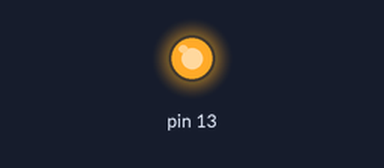
Simulated run of this sketch. Board: Arduino Uno, built with avr-gcc and run on an emulated ATmega328P. On the bench: output pins drawn as LEDs (lit = HIGH). What the sketch prints to the serial monitor is not drawn.

Above: at 0.05 s.
Timing chart, 0 to 9.8 s (numbered marks = the images above):
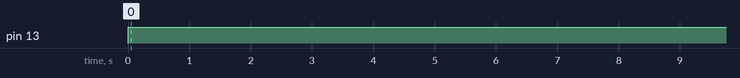

The sketch:

demo.ino
```cpp
void setup() {
  // put your setup code here, to run once:'
  pinMode(13, OUTPUT);
  Serial.begin('9600');
}

void loop() {
  // put your main code here, to run repeatedly:
  digitalWrite(13, HIGH);
  Serial.println("Turning On");
  delay(15000);
  digitalWrite(13, LOW);
  Serial.println("Turning Off");
}
```

Measured:
- by itself, pin 13: LOW → HIGH at 0.00 s
